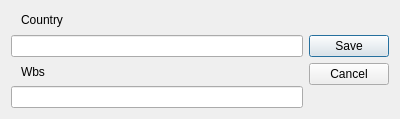
<?xml version="1.0" encoding="UTF-8"?>
<ui version="4.0">
 <class>Dialog</class>
 <widget class="QDialog" name="Dialog">
  <property name="geometry">
   <rect>
    <x>0</x>
    <y>0</y>
    <width>400</width>
    <height>119</height>
   </rect>
  </property>
  <property name="windowTitle">
   <string>Dialog</string>
  </property>
  <layout class="QHBoxLayout" name="horizontalLayout">
   <item>
    <layout class="QVBoxLayout" name="verticalLayout">
     <item>
      <widget class="QLabel" name="locationLabel">
       <property name="text">
        <string>Country</string>
       </property>
       <property name="alignment">
        <set>Qt::AlignmentFlag::AlignLeading|Qt::AlignmentFlag::AlignLeft|Qt::AlignmentFlag::AlignVCenter</set>
       </property>
       <property name="margin">
        <number>0</number>
       </property>
       <property name="indent">
        <number>10</number>
       </property>
      </widget>
     </item>
     <item>
      <widget class="QLineEdit" name="topicLocation"/>
     </item>
     <item>
      <widget class="QLabel" name="wbsLabel">
       <property name="text">
        <string>Wbs</string>
       </property>
       <property name="indent">
        <number>10</number>
       </property>
      </widget>
     </item>
     <item>
      <widget class="QLineEdit" name="topicWbs"/>
     </item>
    </layout>
   </item>
   <item>
    <widget class="QDialogButtonBox" name="buttonBox">
     <property name="orientation">
      <enum>Qt::Orientation::Vertical</enum>
     </property>
     <property name="standardButtons">
      <set>QDialogButtonBox::StandardButton::Cancel|QDialogButtonBox::StandardButton::Save</set>
     </property>
     <property name="centerButtons">
      <bool>true</bool>
     </property>
    </widget>
   </item>
  </layout>
 </widget>
 <resources/>
 <connections>
  <connection>
   <sender>buttonBox</sender>
   <signal>accepted()</signal>
   <receiver>Dialog</receiver>
   <slot>accept()</slot>
   <hints>
    <hint type="sourcelabel">
     <x>248</x>
     <y>254</y>
    </hint>
    <hint type="destinationlabel">
     <x>157</x>
     <y>274</y>
    </hint>
   </hints>
  </connection>
  <connection>
   <sender>buttonBox</sender>
   <signal>rejected()</signal>
   <receiver>Dialog</receiver>
   <slot>reject()</slot>
   <hints>
    <hint type="sourcelabel">
     <x>316</x>
     <y>260</y>
    </hint>
    <hint type="destinationlabel">
     <x>286</x>
     <y>274</y>
    </hint>
   </hints>
  </connection>
 </connections>
</ui>
